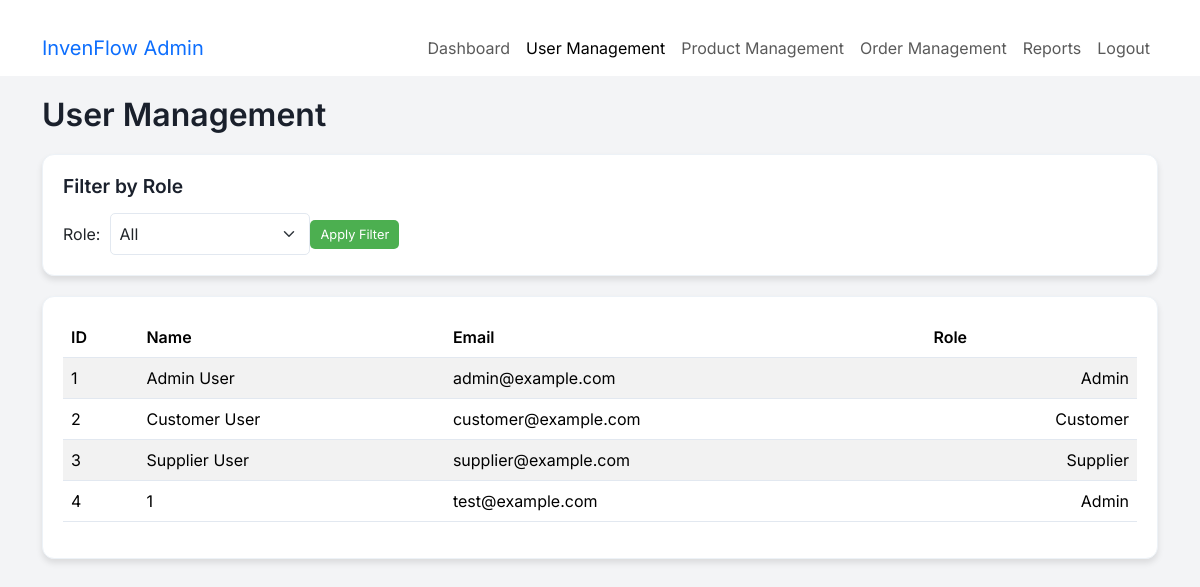
The page /user_management (signed in) on the database its author committed.
### app.py (models this page shows, shortened)
class User(db.Model):
    id = db.Column(db.Integer, primary_key=True)
    name = db.Column(db.String(100), nullable=False)  # Added name field
    email = db.Column(db.String(120), unique=True, nullable=False)
    password = db.Column(db.TEXT, nullable=False)  # Use TEXT for password
    role = db.Column(db.String(20), nullable=False)

### app.py (the view)
@app.route('/user_management', methods=['GET', 'POST'])
def user_management():
    if 'user_id' not in session or session['user_role'] != 'Admin':
        return redirect(url_for('login'))
    selected_role = request.form.get('role', 'All')  # Default to 'All' if no role is selected.
    if selected_role == 'All':
        users = User.query.all()
    else:
        users = User.query.filter_by(role=selected_role).all()
    roles = ['All', 'Customer', 'Admin', 'Supplier']  # for dropdown
    return render_template('user_management.html', users=users, roles=roles, selected_role=selected_role)

### templates/user_management.html (shortened to what this page needs)
<!DOCTYPE html>
<html lang="en">
<head>
    <link href="https://cdn.jsdelivr.net/npm/bootstrap@5.3.2/dist/css/bootstrap.min.css" rel="stylesheet">
</head>
<body>
    <nav class="navbar navbar-expand-lg bg-white shadow-md">
        <div class="container">
            <a class="navbar-brand text-primary" href="#">InvenFlow Admin</a>
            <div class="collapse navbar-collapse" id="navbarNav">
                <ul class="navbar-nav ms-auto">
                    <li class="nav-item">
                        <a class="nav-link" href="{{ url_for('admin_dashboard') }}">Dashboard</a>
                    </li>
                    <li class="nav-item">
                        <a class="nav-link active" href="{{ url_for('user_management') }}">User Management</a>
                    </li>
                    <li class="nav-item">
                        <a class="nav-link" href="{{ url_for('product_management') }}">Product Management</a>
                    </li>
                    <li class="nav-item">
                        <a class="nav-link" href="{{ url_for('order_management') }}">Order Management</a>
                    </li>
                    <li class="nav-item">
                        <a class="nav-link" href="{{ url_for('reports') }}">Reports</a>
                    </li>
                    <li class="nav-item">
                        <a class="nav-link btn btn-outline-danger" href="{{ url_for('logout') }}">Logout</a>
                    </li>
                </ul>
            </div>
        </div>
    </nav>
    <div class="container">
        <h1>User Management</h1>
        <div class="filter-section">
            <h2>Filter by Role</h2>
            <form method="POST" action="{{ url_for('user_management') }}">
                <div class="d-flex align-items-center">
                    <label for="role" class="form-label">Role:</label>
                    <select id="role" name="role" class="form-select">
                        {% for role in roles %}
                            <option value="{{ role }}" {% if selected_role == role %} selected {% endif %}>
                                {{ role }}
                            </option>
                        {% endfor %}
                    </select>
                    <button type="submit" class="btn btn-primary btn-sm">Apply Filter</button>
                </div>
            </form>
        </div>
        <div class="table-responsive">
            <table class="table table-striped">
                <thead>
                    <tr>
                        <th>ID</th>
                        <th>Name</th>
                        <th>Email</th>
                        <th>Role</th>
                    </tr>
                </thead>
                <tbody>
                    {% for user in users %}
                    <tr>
                        <td>{{ user.id }}</td>
                        <td>{{ user.name }}</td>
                        <td>{{ user.email }}</td>
                        <td>{{ user.role }}</td>
                    </tr>
                    {% endfor %}
                </tbody>
            </table>
        </div>
    </div>
</body>
</html>

### templates/user_management.html (style rules this page uses)
body { font-family: 'Inter', sans-serif; background-color: #f3f4f6; }
.container { margin-top: 20px; }
h1 { font-size: 2rem; font-weight: 600; color: #1a202c; margin-bottom: 20px; }
.filter-section { background-color: #fff; border-radius: 12px; padding: 20px; margin-bottom: 20px; box-shadow: 0 4px 6px rgba(0, 0, 0, 0.1); border: 1px solid #edf2f7; }
.filter-section h2 { font-size: 1.2rem; font-weight: 600; color: #1a202c; margin-bottom: 15px; }
.table-responsive { background-color: #fff; border-radius: 12px; padding: 20px; box-shadow: 0 4px 6px rgba(0, 0, 0, 0.1); border: 1px solid #edf2f7; }
table thead th { background-color: #f7fafc; color: #4a5568; font-weight: 600; border-bottom: 2px solid #e2e8f0; }
table tbody tr:nth-child(odd) { background-color: #f7fafc; }
table td, table th { border-bottom: 1px solid #e2e8f0; padding: 12px; vertical-align: middle; }
table td:last-child { text-align: right; }
.btn-primary { background-color: #4CAF50; color: white; border: none; padding: 10px 20px; border-radius: 5px; cursor: pointer; transition: background-color 0.3s ease; }
.btn-sm { padding: 5px 10px; font-size: 0.8rem; }
.form-select { border-radius: 5px; border: 1px solid #e2e8f0; padding: 8px; width: 200px; margin-left: 10px; }
.form-label { margin-bottom: 0; display: flex; align-items: center; }

### rows shown on the page
User: id "1", name "Admin User", email "admin@example.com", role "Admin"
User: id "2", name "Customer User", email "customer@example.com", role "Customer"
User: id "3", name "Supplier User", email "supplier@example.com", role "Supplier"
User: id "4", name "1", email "test@example.com", role "Admin"

### other values the page prints
form field role "All"
